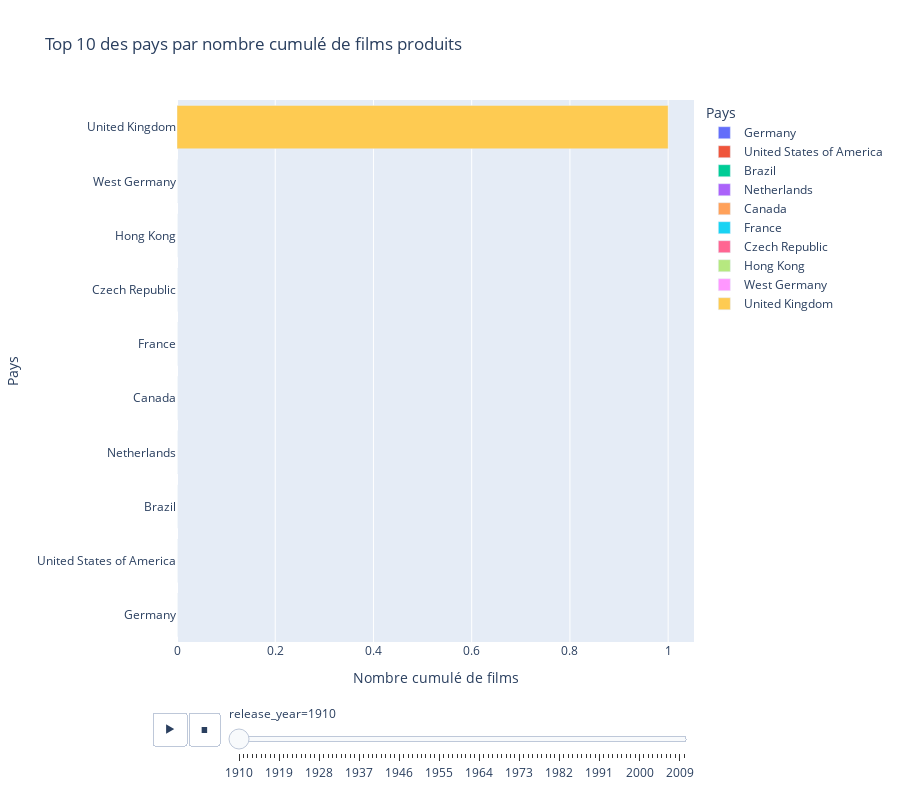

The notebook cell saved with this chart:
### Code cell
fig = px.bar(
    top_10_df_2, 
    x='tot', 
    y='Best_Country', 
    animation_frame='release_year',  # Animation par année
    orientation='h',  # Diagramme en barres horizontales
    title="Top 10 des pays par nombre cumulé de films produits",
    labels={"tot": "Nombre cumulé de films", "Best_Country": "Pays", "year": "Année"},
    color='Best_Country',  # Colorier par pays
)

# Assurez-vous que l'ordre des pays soit respecté même après l'ajout de la couleur
fig.update_layout(
    yaxis={'categoryorder': 'total ascending'}  # Ordre des pays décroissant selon 'tot'
)

fig.update_layout(
    yaxis={'categoryorder': 'total ascending'},  # Ordre des pays décroissant selon 'tot'
    height=800  # Augmenter la hauteur du graphique
)
# Afficher le graphique
fig.show()

### Figure 1 — Plotly figure (JSON) as saved in the notebook; plotly's stock layout.template omitted (floating-point values rounded to 4 significant figures)
{"data": [{"alignmentgroup": "True", "hovertemplate": "Pays=%{y}<br>release_year=1910<br>Nombre cumulé de films=%{x}<extra></extra>", "legendgroup": "Germany", "marker": {"color": "#636efa", "pattern": {"shape": ""}}, "name": "Germany", "offsetgroup": "Germany", "orientation": "h", "showlegend": true, "textposition": "auto", "type": "bar", "x": [0], "xaxis": "x", "y": ["Germany"], "yaxis": "y"}, {"alignmentgroup": "True", "hovertemplate": "Pays=%{y}<br>release_year=1910<br>Nombre cumulé de films=%{x}<extra></extra>", "legendgroup": "United States of America", "marker": {"color": "#EF553B", "pattern": {"shape": ""}}, "name": "United States of America", "offsetgroup": "United States of America", "orientation": "h", "showlegend": true, "textposition": "auto", "type": "bar", "x": [0], "xaxis": "x", "y": ["United States of America"], "yaxis": "y"}, {"alignmentgroup": "True", "hovertemplate": "Pays=%{y}<br>release_year=1910<br>Nombre cumulé de films=%{x}<extra></extra>", "legendgroup": "Brazil", "marker": {"color": "#00cc96", "pattern": {"shape": ""}}, "name": "Brazil", "offsetgroup": "Brazil", "orientation": "h", "showlegend": true, "textposition": "auto", "type": "bar", "x": [0], "xaxis": "x", "y": ["Brazil"], "yaxis": "y"}, {"alignmentgroup": "True", "hovertemplate": "Pays=%{y}<br>release_year=1910<br>Nombre cumulé de films=%{x}<extra></extra>", "legendgroup": "Netherlands", "marker": {"color": "#ab63fa", "pattern": {"shape": ""}}, "name": "Netherlands", "offsetgroup": "Netherlands", "orientation": "h", "showlegend": true, "textposition": "auto", "type": "bar", "x": [0], "xaxis": "x", "y": ["Netherlands"], "yaxis": "y"}, {"alignmentgroup": "True", "hovertemplate": "Pays=%{y}<br>release_year=1910<br>Nombre cumulé de films=%{x}<extra></extra>", "legendgroup": "Canada", "marker": {"color": "#FFA15A", "pattern": {"shape": ""}}, "name": "Canada", "offsetgroup": "Canada", "orientation": "h", "showlegend": true, "textposition": "auto", "type": "bar", "x": [0], "xaxis": "x", "y": ["Canada"], "yaxis": "y"}, {"alignmentgroup": "True", "hovertemplate": "Pays=%{y}<br>release_year=1910<br>Nombre cumulé de films=%{x}<extra></extra>", "legendgroup": "France", "marker": {"color": "#19d3f3", "pattern": {"shape": ""}}, "name": "France", "offsetgroup": "France", "orientation": "h", "showlegend": true, "textposition": "auto", "type": "bar", "x": [0], "xaxis": "x", "y": ["France"], "yaxis": "y"}, {"alignmentgroup": "True", "hovertemplate": "Pays=%{y}<br>release_year=1910<br>Nombre cumulé de films=%{x}<extra></extra>", "legendgroup": "Czech Republic", "marker": {"color": "#FF6692", "pattern": {"shape": ""}}, "name": "Czech Republic", "offsetgroup": "Czech Republic", "orientation": "h", "showlegend": true, "textposition": "auto", "type": "bar", "x": [0], "xaxis": "x", "y": ["Czech Republic"], "yaxis": "y"}, {"alignmentgroup": "True", "hovertemplate": "Pays=%{y}<br>release_year=1910<br>Nombre cumulé de films=%{x}<extra></extra>", "legendgroup": "Hong Kong", "marker": {"color": "#B6E880", "pattern": {"shape": ""}}, "name": "Hong Kong", "offsetgroup": "Hong Kong", "orientation": "h", "showlegend": true, "textposition": "auto", "type": "bar", "x": [0], "xaxis": "x", "y": ["Hong Kong"], "yaxis": "y"}, {"alignmentgroup": "True", "hovertemplate": "Pays=%{y}<br>release_year=1910<br>Nombre cumulé de films=%{x}<extra></extra>", "legendgroup": "West Germany", "marker": {"color": "#FF97FF", "pattern": {"shape": ""}}, "name": "West Germany", "offsetgroup": "West Germany", "orientation": "h", "showlegend": true, "textposition": "auto", "type": "bar", "x": [0], "xaxis": "x", "y": ["West Germany"], "yaxis": "y"}, {"alignmentgroup": "True", "hovertemplate": "Pays=%{y}<br>release_year=1910<br>Nombre cumulé de films=%{x}<extra></extra>", "legendgroup": "United Kingdom", "marker": {"color": "#FECB52", "pattern": {"shape": ""}}, "name": "United Kingdom", "offsetgroup": "United Kingdom", "orientation": "h", "showlegend": true, "textposition": "auto", "type": "bar", "x": [1], "xaxis": "x", "y": ["United Kingdom"], "yaxis": "y"}], "layout": {"barmode": "relative", "height": 800, "legend": {"title": {"text": "Pays"}, "tracegroupgap": 0}, "sliders": [{"active": 0, "currentvalue": {"prefix": "release_year="}, "len": 0.9, "pad": {"b": 10, "t": 60}, "steps": [{"args": [["1910"], {"frame": {"duration": 0, "redraw": true}, "fromcurrent": true, "mode": "immediate", "transition": {"duration": 0, "easing": "linear"}}], "label": "1910", "method": "animate"}, {"args": [["1911"], {"frame": {"duration": 0, "redraw": true}, "fromcurrent": true, "mode": "immediate", "transition": {"duration": 0, "easing": "linear"}}], "label": "1911", "method": "animate"}, {"args": [["1912"], {"frame": {"duration": 0, "redraw": true}, "fromcurrent": true, "mode": "immediate", "transition": {"duration": 0, "easing": "linear"}}], "label": "1912", "method": "animate"}, {"args": [["1913"], {"frame": {"duration": 0, "redraw": true}, "fromcurrent": true, "mode": "immediate", "transition": {"duration": 0, "easing": "linear"}}], "label": "1913", "method": "animate"}, {"args": [["1914"], {"frame": {"duration": 0, "redraw": true}, "fromcurrent": true, "mode": "immediate", "transition": {"duration": 0, "easing": "linear"}}], "label": "1914", "method": "animate"}, {"args": [["1915"], {"frame": {"duration": 0, "redraw": true}, "fromcurrent": true, "mode": "immediate", "transition": {"duration": 0, "easing": "linear"}}], "label": "1915", "method": "animate"}, {"args": [["1916"], {"frame": {"duration": 0, "redraw": true}, "fromcurrent": true, "mode": "immediate", "transition": {"duration": 0, "easing": "linear"}}], "label": "1916", "method": "animate"}, {"args": [["1917"], {"frame": {"duration": 0, "redraw": true}, "fromcurrent": true, "mode": "immediate", "transition": {"duration": 0, "easing": "linear"}}], "label": "1917", "method": "animate"}, {"args": [["1918"], {"frame": {"duration": 0, "redraw": true}, "fromcurrent": true, "mode": "immediate", "transition": {"duration": 0, "easing": "linear"}}], "label": "1918", "method": "animate"}, {"args": [["1919"], {"frame": {"duration": 0, "redraw": true}, "fromcurrent": true, "mode": "immediate", "transition": {"duration": 0, "easing": "linear"}}], "label": "1919", "method": "animate"}, {"args": [["1920"], {"frame": {"duration": 0, "redraw": true}, "fromcurrent": true, "mode": "immediate", "transition": {"duration": 0, "easing": "linear"}}], "label": "1920", "method": "animate"}, {"args": [["1921"], {"frame": {"duration": 0, "redraw": true}, "fromcurrent": true, "mode": "immediate", "transition": {"duration": 0, "easing": "linear"}}], "label": "1921", "method": "animate"}, {"args": [["1922"], {"frame": {"duration": 0, "redraw": true}, "fromcurrent": true, "mode": "immediate", "transition": {"duration": 0, "easing": "linear"}}], "label": "1922", "method": "animate"}, {"args": [["1923"], {"frame": {"duration": 0, "redraw": true}, "fromcurrent": true, "mode": "immediate", "transition": {"duration": 0, "easing": "linear"}}], "label": "1923", "method": "animate"}, {"args": [["1924"], {"frame": {"duration": 0, "redraw": true}, "fromcurrent": true, "mode": "immediate", "transition": {"duration": 0, "easing": "linear"}}], "label": "1924", "method": "animate"}, {"args": [["1925"], {"frame": {"duration": 0, "redraw": true}, "fromcurrent": true, "mode": "immediate", "transition": {"duration": 0, "easing": "linear"}}], "label": "1925", "method": "animate"}, {"args": [["1926"], {"frame": {"duration": 0, "redraw": true}, "fromcurrent": true, "mode": "immediate", "transition": {"duration": 0, "easing": "linear"}}], "label": "1926", "method": "animate"}, {"args": [["1927"], {"frame": {"duration": 0, "redraw": true}, "fromcurrent": true, "mode": "immediate", "transition": {"duration": 0, "easing": "linear"}}], "label": "1927", "method": "animate"}, {"args": [["1928"], {"frame": {"duration": 0, "redraw": true}, "fromcurrent": true, "mode": "immediate", "transition": {"duration": 0, "easing": "linear"}}], "label": "1928", "method": "animate"}, {"args": [["1929"], {"frame": {"duration": 0, "redraw": true}, "fromcurrent": true, "mode": "immediate", "transition": {"duration": 0, "easing": "linear"}}], "label": "1929", "method": "animate"}, {"args": [["1930"], {"frame": {"duration": 0, "redraw": true}, "fromcurrent": true, "mode": "immediate", "transition": {"duration": 0, "easing": "linear"}}], "label": "1930", "method": "animate"}, {"args": [["1931"], {"frame": {"duration": 0, "redraw": true}, "fromcurrent": true, "mode": "immediate", "transition": {"duration": 0, "easing": "linear"}}], "label": "1931", "method": "animate"}, {"args": [["1932"], {"frame": {"duration": 0, "redraw": true}, "fromcurrent": true, "mode": "immediate", "transition": {"duration": 0, "easing": "linear"}}], "label": "1932", "method": "animate"}, {"args": [["1933"], {"frame": {"duration": 0, "redraw": true}, "fromcurrent": true, "mode": "immediate", "transition": {"duration": 0, "easing": "linear"}}], "label": "1933", "method": "animate"}, {"args": [["1934"], {"frame": {"duration": 0, "redraw": true}, "fromcurrent": true, "mode": "immediate", "transition": {"duration": 0, "easing": "linear"}}], "label": "1934", "method": "animate"}, {"args": [["1935"], {"frame": {"duration": 0, "redraw": true}, "fromcurrent": true, "mode": "immediate", "transition": {"duration": 0, "easing": "linear"}}], "label": "1935", "method": "animate"}, {"args": [["1936"], {"frame": {"duration": 0, "redraw": true}, "fromcurrent": true, "mode": "immediate", "transition": {"duration": 0, "easing": "linear"}}], "label": "1936", "method": "animate"}, {"args": [["1937"], {"frame": {"duration": 0, "redraw": true}, "fromcurrent": true, "mode": "immediate", "transition": {"duration": 0, "easing": "linear"}}], "label": "1937", "method": "animate"}, {"args": [["1938"], {"frame": {"duration": 0, "redraw": true}, "fromcurrent": true, "mode": "immediate", "transition": {"duration": 0, "easing": "linear"}}], "label": "1938", "method": "animate"}, {"args": [["1939"], {"frame": {"duration": 0, "redraw": true}, "fromcurrent": true, "mode": "immediate", "transition": {"duration": 0, "easing": "linear"}}], "label": "1939", "method": "animate"}, {"args": [["1940"], {"frame": {"duration": 0, "redraw": true}, "fromcurrent": true, "mode": "immediate", "transition": {"duration": 0, "easing": "linear"}}], "label": "1940", "method": "animate"}, {"args": [["1941"], {"frame": {"duration": 0, "redraw": true}, "fromcurrent": true, "mode": "immediate", "transition": {"duration": 0, "easing": "linear"}}], "label": "1941", "method": "animate"}, {"args": [["1942"], {"frame": {"duration": 0, "redraw": true}, "fromcurrent": true, "mode": "immediate", "transition": {"duration": 0, "easing": "linear"}}], "label": "1942", "method": "animate"}, {"args": [["1943"], {"frame": {"duration": 0, "redraw": true}, "fromcurrent": true, "mode": "immediate", "transition": {"duration": 0, "easing": "linear"}}], "label": "1943", "method": "animate"}, {"args": [["1944"], {"frame": {"duration": 0, "redraw": true}, "fromcurrent": true, "mode": "immediate", "transition": {"duration": 0, "easing": "linear"}}], "label": "1944", "method": "animate"}, {"args": [["1945"], {"frame": {"duration": 0, "redraw": true}, "fromcurrent": true, "mode": "immediate", "transition": {"duration": 0, "easing": "linear"}}], "label": "1945", "method": "animate"}, {"args": [["1946"], {"frame": {"duration": 0, "redraw": true}, "fromcurrent": true, "mode": "immediate", "transition": {"duration": 0, "easing": "linear"}}], "label": "1946", "method": "animate"}, {"args": [["1947"], {"frame": {"duration": 0, "redraw": true}, "fromcurrent": true, "mode": "immediate", "transition": {"duration": 0, "easing": "linear"}}], "label": "1947", "method": "animate"}, {"args": [["1948"], {"frame": {"duration": 0, "redraw": true}, "fromcurrent": true, "mode": "immediate", "transition": {"duration": 0, "easing": "linear"}}], "label": "1948", "method": "animate"}, {"args": [["1949"], {"frame": {"duration": 0, "redraw": true}, "fromcurrent": true, "mode": "immediate", "transition": {"duration": 0, "easing": "linear"}}], "label": "1949", "method": "animate"}, {"args": [["1950"], {"frame": {"duration": 0, "redraw": true}, "fromcurrent": true, "mode": "immediate", "transition": {"duration": 0, "easing": "linear"}}], "label": "1950", "method": "animate"}, {"args": [["1951"], {"frame": {"duration": 0, "redraw": true}, "fromcurrent": true, "mode": "immediate", "transition": {"duration": 0, "easing": "linear"}}], "label": "1951", "method": "animate"}, {"args": [["1952"], {"frame": {"duration": 0, "redraw": true}, "fromcurrent": true, "mode": "immediate", "transition": {"duration": 0, "easing": "linear"}}], "label": "1952", "method": "animate"}, {"args": [["1953"], {"frame": {"duration": 0, "redraw": true}, "fromcurrent": true, "mode": "immediate", "transition": {"duration": 0, "easing": "linear"}}], "label": "1953", "method": "animate"}, {"args": [["1954"], {"frame": {"duration": 0, "redraw": true}, "fromcurrent": true, "mode": "immediate", "transition": {"duration": 0, "easing": "linear"}}], "label": "1954", "method": "animate"}, {"args": [["1955"], {"frame": {"duration": 0, "redraw": true}, "fromcurrent": true, "mode": "immediate", "transition": {"duration": 0, "easing": "linear"}}], "label": "1955", "method": "animate"}, {"args": [["1956"], {"frame": {"duration": 0, "redraw": true}, "fromcurrent": true, "mode": "immediate", "transition": {"duration": 0, "easing": "linear"}}], "label": "1956", "method": "animate"}, {"args": [["1957"], {"frame": {"duration": 0, "redraw": true}, "fromcurrent": true, "mode": "immediate", "transition": {"duration": 0, "easing": "linear"}}], "label": "1957", "method": "animate"}, {"args": [["1958"], {"frame": {"duration": 0, "redraw": true}, "fromcurrent": true, "mode": "immediate", "transition": {"duration": 0, "easing": "linear"}}], "label": "1958", "method": "animate"}, {"args": [["1959"], {"frame": {"duration": 0, "redraw": true}, "fromcurrent": true, "mode": "immediate", "transition": {"duration": 0, "easing": "linear"}}], "label": "1959", "method": "animate"}, {"args": [["1960"], {"frame": {"duration": 0, "redraw": true}, "fromcurrent": true, "mode": "immediate", "transition": {"duration": 0, "easing": "linear"}}], "label": "1960", "method": "animate"}, {"args": [["1961"], {"frame": {"duration": 0, "redraw": true}, "fromcurrent": true, "mode": "immediate", "transition": {"duration": 0, "easing": "linear"}}], "label": "1961", "method": "animate"}, {"args": [["1962"], {"frame": {"duration": 0, "redraw": true}, "fromcurrent": true, "mode": "immediate", "transition": {"duration": 0, "easing": "linear"}}], "label": "1962", "method": "animate"}, {"args": [["1963"], {"frame": {"duration": 0, "redraw": true}, "fromcurrent": true, "mode": "immediate", "transition": {"duration": 0, "easing": "linear"}}], "label": "1963", "method": "animate"}, {"args": [["1964"], {"frame": {"duration": 0, "redraw": true}, "fromcurrent": true, "mode": "immediate", "transition": {"duration": 0, "easing": "linear"}}], "label": "1964", "method": "animate"}, {"args": [["1965"], {"frame": {"duration": 0, "redraw": true}, "fromcurrent": true, "mode": "immediate", "transition": {"duration": 0, "easing": "linear"}}], "label": "1965", "method": "animate"}, {"args": [["1966"], {"frame": {"duration": 0, "redraw": true}, "fromcurrent": true, "mode": "immediate", "transition": {"duration": 0, "easing": "linear"}}], "label": "1966", "method": "animate"}, {"args": [["1967"], {"frame": {"duration": 0, "redraw": true}, "fromcurrent": true, "mode": "immediate", "transition": {"duration": 0, "easing": "linear"}}], "label": "1967", "method": "animate"}, {"args": [["1968"], {"frame": {"duration": 0, "redraw": true}, "fromcurrent": true, "mode": "immediate", "transition": {"duration": 0, "easing": "linear"}}], "label": "1968", "method": "animate"}, {"args": [["1969"], {"frame": {"duration": 0, "redraw": true}, "fromcurrent": true, "mode": "immediate", "transition": {"duration": 0, "easing": "linear"}}], "label": "1969", "method": "animate"}, {"args": [["1970"], {"frame": {"duration": 0, "redraw": true}, "fromcurrent": true, "mode": "immediate", "transition": {"duration": 0, "easing": "linear"}}], "label": "1970", "method": "animate"}, {"args": [["1971"], {"frame": {"duration": 0, "redraw": true}, "fromcurrent": true, "mode": "immediate", "transition": {"duration": 0, "easing": "linear"}}], "label": "1971", "method": "animate"}, {"args": [["1972"], {"frame": {"duration": 0, "redraw": true}, "fromcurrent": true, "mode": "immediate", "transition": {"duration": 0, "easing": "linear"}}], "label": "1972", "method": "animate"}, {"args": [["1973"], {"frame": {"duration": 0, "redraw": true}, "fromcurrent": true, "mode": "immediate", "transition": {"duration": 0, "easing": "linear"}}], "label": "1973", "method": "animate"}, {"args": [["1974"], {"frame": {"duration": 0, "redraw": true}, "fromcurrent": true, "mode": "immediate", "transition": {"duration": 0, "easing": "linear"}}], "label": "1974", "method": "animate"}, {"args": [["1975"], {"frame": {"duration": 0, "redraw": true}, "fromcurrent": true, "mode": "immediate", "transition": {"duration": 0, "easing": "linear"}}], "label": "1975", "method": "animate"}, {"args": [["1976"], {"frame": {"duration": 0, "redraw": true}, "fromcurrent": true, "mode": "immediate", "transition": {"duration": 0, "easing": "linear"}}], "label": "1976", "method": "animate"}, {"args": [["1977"], {"frame": {"duration": 0, "redraw": true}, "fromcurrent": true, "mode": "immediate", "transition": {"duration": 0, "easing": "linear"}}], "label": "1977", "method": "animate"}, {"args": [["1978"], {"frame": {"duration": 0, "redraw": true}, "fromcurrent": true, "mode": "immediate", "transition": {"duration": 0, "easing": "linear"}}], "label": "1978", "method": "animate"}, {"args": [["1979"], {"frame": {"duration": 0, "redraw": true}, "fromcurrent": true, "mode": "immediate", "transition": {"duration": 0, "easing": "linear"}}], "label": "1979", "method": "animate"}, {"args": [["1980"], {"frame": {"duration": 0, "redraw": true}, "fromcurrent": true, "mode": "immediate", "transition": {"duration": 0, "easing": "linear"}}], "label": "1980", "method": "animate"}, {"args": [["1981"], {"frame": {"duration": 0, "redraw": true}, "fromcurrent": true, "mode": "immediate", "transition": {"duration": 0, "easing": "linear"}}], "label": "1981", "method": "animate"}, {"args": [["1982"], {"frame": {"duration": 0, "redraw": true}, "fromcurrent": true, "mode": "immediate", "transition": {"duration": 0, "easing": "linear"}}], "label": "1982", "method": "animate"}, {"args": [["1983"], {"frame": {"duration": 0, "redraw": true}, "fromcurrent": true, "mode": "immediate", "transition": {"duration": 0, "easing": "linear"}}], "label": "1983", "method": "animate"}, {"args": [["1984"], {"frame": {"duration": 0, "redraw": true}, "fromcurrent": true, "mode": "immediate", "transition": {"duration": 0, "easing": "linear"}}], "label": "1984", "method": "animate"}, {"args": [["1985"], {"frame": {"duration": 0, "redraw": true}, "fromcurrent": true, "mode": "immediate", "transition": {"duration": 0, "easing": "linear"}}], "label": "1985", "method": "animate"}, {"args": [["1986"], {"frame": {"duration": 0, "redraw": true}, "fromcurrent": true, "mode": "immediate", "transition": {"duration": 0, "easing": "linear"}}], "label": "1986", "method": "animate"}, {"args": [["1987"], {"frame": {"duration": 0, "redraw": true}, "fromcurrent": true, "mode": "immediate", "transition": {"duration": 0, "easing": "linear"}}], "label": "1987", "method": "animate"}, {"args": [["1988"], {"frame": {"duration": 0, "redraw": true}, "fromcurrent": true, "mode": "immediate", "transition": {"duration": 0, "easing": "linear"}}], "label": "1988", "method": "animate"}, {"args": [["1989"], {"frame": {"duration": 0, "redraw": true}, "fromcurrent": true, "mode": "immediate", "transition": {"duration": 0, "easing": "linear"}}], "label": "1989", "method": "animate"}, {"args": [["1990"], {"frame": {"duration": 0, "redraw": true}, "fromcurrent": true, "mode": "immediate", "transition": {"duration": 0, "easing": "linear"}}], "label": "1990", "method": "animate"}, {"args": [["1991"], {"frame": {"duration": 0, "redraw": true}, "fromcurrent": true, "mode": "immediate", "transition": {"duration": 0, "easing": "linear"}}], "label": "1991", "method": "animate"}, {"args": [["1992"], {"frame": {"duration": 0, "redraw": true}, "fromcurrent": true, "mode": "immediate", "transition": {"duration": 0, "easing": "linear"}}], "label": "1992", "method": "animate"}, {"args": [["1993"], {"frame": {"duration": 0, "redraw": true}, "fromcurrent": true, "mode": "immediate", "transition": {"duration": 0, "easing": "linear"}}], "label": "1993", "method": "animate"}, {"args": [["1994"], {"frame": {"duration": 0, "redraw": true}, "fromcurrent": true, "mode": "immediate", "transition": {"duration": 0, "easing": "linear"}}], "label": "1994", "method": "animate"}, {"args": [["1995"], {"frame": {"duration": 0, "redraw": true}, "fromcurrent": true, "mode": "immediate", "transition": {"duration": 0, "easing": "linear"}}], "label": "1995", "method": "animate"}, {"args": [["1996"], {"frame": {"duration": 0, "redraw": true}, "fromcurrent": true, "mode": "immediate", "transition": {"duration": 0, "easing": "linear"}}], "label": "1996", "method": "animate"}, {"args": [["1997"], {"frame": {"duration": 0, "redraw": true}, "fromcurrent": true, "mode": "immediate", "transition": {"duration": 0, "easing": "linear"}}], "label": "1997", "method": "animate"}, {"args": [["1998"], {"frame": {"duration": 0, "redraw": true}, "fromcurrent": true, "mode": "immediate", "transition": {"duration": 0, "easing": "linear"}}], "label": "1998", "method": "animate"}, {"args": [["1999"], {"frame": {"duration": 0, "redraw": true}, "fromcurrent": true, "mode": "immediate", "transition": {"duration": 0, "easing": "linear"}}], "label": "1999", "method": "animate"}, {"args": [["2000"], {"frame": {"duration": 0, "redraw": true}, "fromcurrent": true, "mode": "immediate", "transition": {"duration": 0, "easing": "linear"}}], "label": "2000", "method": "animate"}, {"args": [["2001"], {"frame": {"duration": 0, "redraw": true}, "fromcurrent": true, "mode": "immediate", "transition": {"duration": 0, "easing": "linear"}}], "label": "2001", "method": "animate"}, {"args": [["2002"], {"frame": {"duration": 0, "redraw": true}, "fromcurrent": true, "mode": "immediate", "transition": {"duration": 0, "easing": "linear"}}], "label": "2002", "method": "animate"}, {"args": [["2003"], {"frame": {"duration": 0, "redraw": true}, "fromcurrent": true, "mode": "immediate", "transition": {"duration": 0, "easing": "linear"}}], "label": "2003", "method": "animate"}, {"args": [["2004"], {"frame": {"duration": 0, "redraw": true}, "fromcurrent": true, "mode": "immediate", "transition": {"duration": 0, "easing": "linear"}}], "label": "2004", "method": "animate"}, {"args": [["2005"], {"frame": {"duration": 0, "redraw": true}, "fromcurrent": true, "mode": "immediate", "transition": {"duration": 0, "easing": "linear"}}], "label": "2005", "method": "animate"}, {"args": [["2006"], {"frame": {"duration": 0, "redraw": true}, "fromcurrent": true, "mode": "immediate", "transition": {"duration": 0, "easing": "linear"}}], "label": "2006", "method": "animate"}, {"args": [["2007"], {"frame": {"duration": 0, "redraw": true}, "fromcurrent": true, "mode": "immediate", "transition": {"duration": 0, "easing": "linear"}}], "label": "2007", "method": "animate"}, {"args": [["2008"], {"frame": {"duration": 0, "redraw": true}, "fromcurrent": true, "mode": "immediate", "transition": {"duration": 0, "easing": "linear"}}], "label": "2008", "method": "animate"}, {"args": [["2009"], {"frame": {"duration": 0, "redraw": true}, "fromcurrent": true, "mode": "immediate", "transition": {"duration": 0, "easing": "linear"}}], "label": "2009", "method": "animate"}, {"args": [["2010"], {"frame": {"duration": 0, "redraw": true}, "fromcurrent": true, "mode": "immediate", "transition": {"duration": 0, "easing": "linear"}}], "label": "2010", "method": "animate"}], "x": 0.1, "xanchor": "left", "y": 0, "yanchor": "top"}], "title": {"text": "Top 10 des pays par nombre cumulé de films produits"}, "updatemenus": [{"buttons": [{"args": [null, {"frame": {"duration": 500, "redraw": true}, "fromcurrent": true, "mode": "immediate", "transition": {"duration": 500, "easing": "linear"}}], "label": "&#9654;", "method": "animate"}, {"args": [[null], {"frame": {"duration": 0, "redraw": true}, "fromcurrent": true, "mode": "immediate", "transition": {"duration": 0, "easing": "linear"}}], "label": "&#9724;", "method": "animate"}], "direction": "left", "pad": {"r": 10, "t": 70}, "showactive": false, "type": "buttons", "x": 0.1, "xanchor": "right", "y": 0, "yanchor": "top"}], "xaxis": {"anchor": "y", "domain": [0, 1], "title": {"text": "Nombre cumulé de films"}}, "yaxis": {"anchor": "x", "categoryarray": ["Sweden", "Japan", "China", "Poland", "India", "Italy", "Mexico", "Hungary", "Ireland", "Soviet Union", "Romania", "United Kingdom", "West Germany", "Hong Kong", "Czech Republic", "France", "Canada", "Netherlands", "Brazil", "United States of America", "Germany"], "categoryorder": "total ascending", "domain": [0, 1], "title": {"text": "Pays"}}}}
